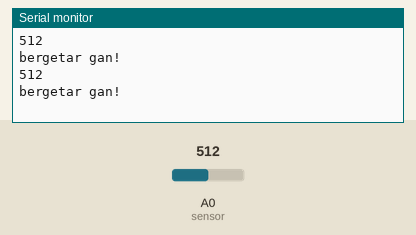
Bench run of a sketch on a simulated Arduino Uno, built with avr-gcc and run on an emulated ATmega328P. Shown: the last lines printed to the serial monitor. Inputs (shaded band) come from the test bench; at power-on: A0 (sensor) = 512.

Above: at 1.8 s.
1.9 s: A0 (sensor) set to 215
At 2.6 s:
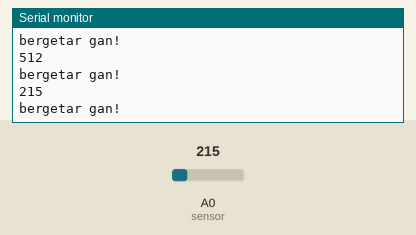
3.4 s: A0 (sensor) set to 186
At 4.8 s:
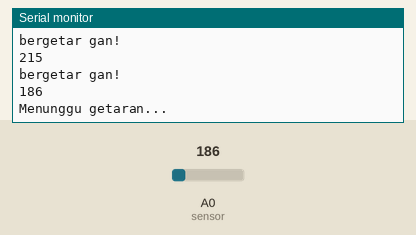
Timing chart, 0 to 6.4 s (numbered marks = the images above; inputs shaded):
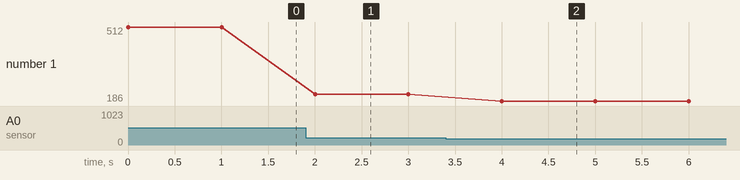

Measured:
- the behaviour switches between 200 and 199 on A0 (sensor) (found by bisection; images 1 and 2)
- after the input at 1.9 s, the serial monitor: prints a new line after 0.10 s (image 1)
- after the input at 3.4 s, the serial monitor: prints a new line after 0.60 s (image 2)
- plotted number 1: 512 → 215 after the input at 1.9 s, 215 → 186 after the input at 3.4 s

The sketch:

sensor_getar.ino
```cpp
int getar =0;
int sensor = A0;

void setup() {
  Serial.begin(9600);
}

void loop() {
  getar = analogRead(sensor);
  Serial.println(getar);
  if ( getar >=200) {
    Serial.println("bergetar gan!");
    delay(1000);
  }
  else {
    Serial.println("Menunggu getaran...");
    delay(1000);
  }
}
```
